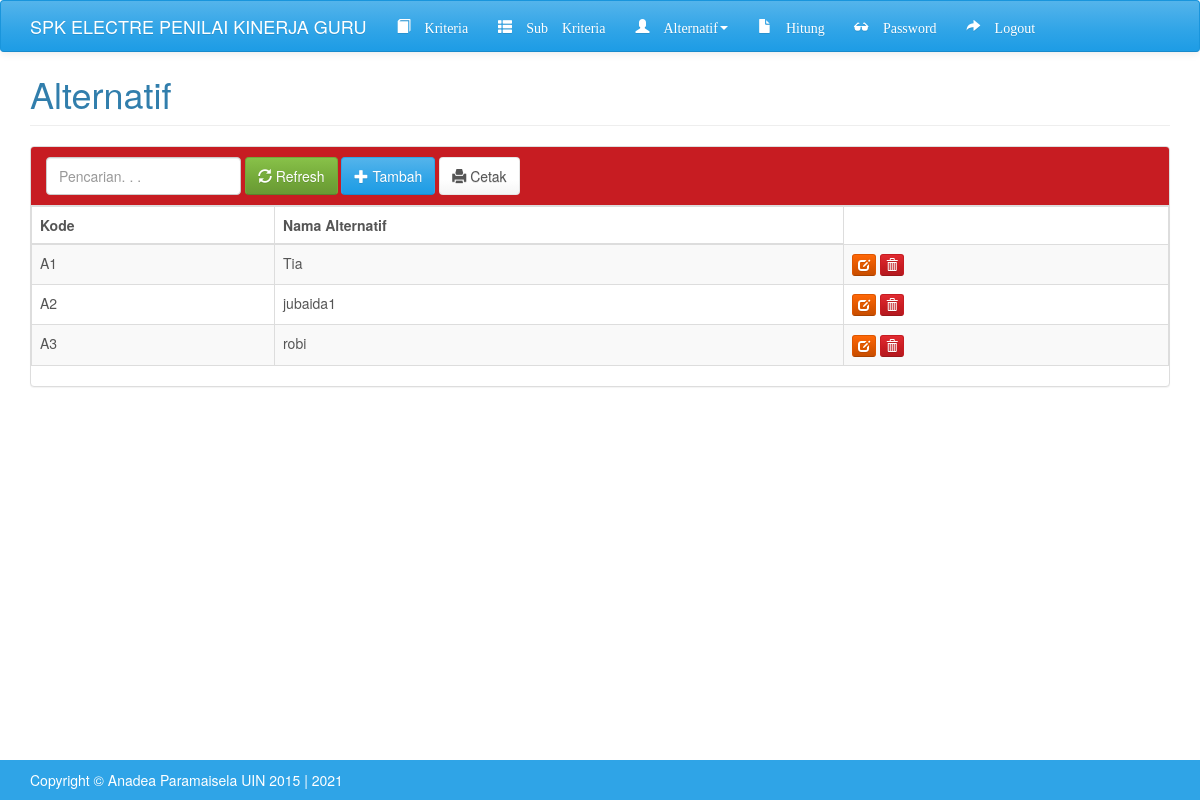
Page /index.php?m=alternatif (signed in) on the committed database.
### tables this page shows
CREATE TABLE `tb_alternatif` (
  `kode_alternatif` varchar(25) NOT NULL,
  `nama_alternatif` varchar(256) DEFAULT NULL
);

### config.php (called while the page is built)
<?php
$config["server"]= 'localhost';
$config["username"]= 'root';
$config["password"]= '';
$config["database_name"]='tugasakhir_electre';

### includes/ez_sql_core.php (called while the page is built, shortened)
<?php
	class ezSQLcore
	{
		var $timers           = array();
		function get_host_port( $host, $default = false )
		{
			$port = $default;
			return array( $host, $port );
		}
		function flush()
		{
			$this->last_result = array();
		}
		function get_results($query=null, $output = OBJECT)
		{
			if ( $query )
			{
				$this->query($query);
			}
			if ( $output == OBJECT )
			{
				return $this->last_result;
			}
		}
		function timer_get_cur()
		{
			list($usec, $sec) = explode(" ",microtime());
			return ((float)$usec + (float)$sec);
		}
		function timer_start($timer_name)
		{
			$this->timers[$timer_name] = $this->timer_get_cur();
		}
		function timer_elapsed($timer_name)
		{
			return round($this->timer_get_cur() - $this->timers[$timer_name],2);
		}
	}

### functions.php (called while the page is built, shortened)
<?php
include'config.php';
include'includes/ez_sql_core.php';
include'includes/ez_sql_mysqli.php';
$db = new ezSQL_mysqli($config['username'], $config['password'], $config['database_name'], $config['server']);
include'includes/general.php';

### includes/general.php (called while the page is built, shortened)
<?php
function esc_field($str){
    if (!get_magic_quotes_gpc())
        return addslashes($str);
    else
        return $str;
}

### includes/ez_sql_mysqli.php (called while the page is built, shortened)
<?php
	$ezsql_mysqli_str = array
	(
		1 => 'Require $dbuser and $dbpassword to connect to a database server',
		2 => 'Error establishing mySQLi database connection. Correct user/password? Correct hostname? Database server running?',
		3 => 'Require $dbname to select a database',
		4 => 'mySQLi database connection is not active',
		5 => 'Unexpected error while trying to select database'
	);
	class ezSQL_mysqli extends ezSQLcore
	{
		function connect($dbuser='', $dbpassword='', $dbhost='localhost', $dbport=false)
		{
			global $ezsql_mysqli_str; $return_val = false;
			if ( ! $dbuser )
			{
				$this->register_error($ezsql_mysqli_str[1].' in '.__FILE__.' on line '.__LINE__);
				$this->show_errors ? trigger_error($ezsql_mysqli_str[1],E_USER_WARNING) : null;
			}
			else
			{
				$this->dbh = new mysqli($dbhost,$dbuser,$dbpassword, '', $dbport);
				if( $this->dbh->connect_errno )
				{
					$this->register_error($ezsql_mysqli_str[2].' in '.__FILE__.' on line '.__LINE__);
					$this->show_errors ? trigger_error($ezsql_mysqli_str[2],E_USER_WARNING) : null;
				}
				else
				{
					$return_val = true;
				}
			}
			return $return_val;
		}
		function query($query)
		{
			$return_val = 0;
			$query = trim($query);
			$this->result = @$this->dbh->query($query);
			if ( preg_match("/^(insert|delete|update|replace|truncate|drop|create|alter|begin|commit|rollback|set|lock|unlock|call)/i",$query) )
			{
				$is_insert = true;
				$this->rows_affected = @$this->dbh->affected_rows;
				if ( preg_match("/^(insert|replace)\s+/i",$query) )
				{
					$this->insert_id = @$this->dbh->insert_id;
				}
				$return_val = $this->rows_affected;
			}
			else
			{
				$is_insert = false;
				$i=0;
				$num_rows=0;
				while ( $row = @$this->result->fetch_object() )
				{
					$num_rows++;
				}
				$this->num_rows = $num_rows;
				$return_val = $this->num_rows;
			}
			return $return_val;
		}
	}

### alternatif.php (the view, shortened to what this page needs)
<div class="page-header">
    <h1>Alternatif</h1>
</div>
<div class="panel panel-danger">
    <div class="panel-heading">
        <form class="form-inline">
            <div class="form-group">
                <input class="form-control" type="text" placeholder="Pencarian. . ." name="q" value="<?=$_GET['q']?>" />
            </div>
            <div class="form-group">
                <button class="btn btn-success"><span class="glyphicon glyphicon-refresh"></span> Refresh</a>
            </div>
            <div class="form-group">
                <a class="btn btn-primary" href="?m=alternatif_tambah"><span class="glyphicon glyphicon-plus"></span> Tambah</a>
            </div>
             <div class="form-group">
            <a class="btn btn-default" target="_blank" href="cetak.php?m=alternatif&q=<?=$_GET['q']?>"><span class="glyphicon glyphicon-print"></span> Cetak</a>
        </div>
        </form>
    </div>
    <div class="oxa">
        <table class="table table-bordered table-hover table-striped">
        <thead>
            <tr>
                <th>Kode</th>
                <th>Nama Alternatif</th>
            </tr>
        </thead>
        <?php
        $q = esc_field($_GET['q']);
             $rows = $db->get_results("SELECT * FROM tb_alternatif
        WHERE  kode_alternatif LIKE '%$q%' OR nama_alternatif LIKE '%$q%'
        ORDER BY kode_alternatif");
        foreach($rows as $row):?>
        <tr>
            <td><?=$row->kode_alternatif ?></td>
            <td><?=$row->nama_alternatif?></td>
            <td class="nw">
                <a class="btn btn-xs btn-warning" href="?m=alternatif_ubah&amp;ID=<?=$row->kode_alternatif?>"><span class="glyphicon glyphicon-edit"></span></a>
                <a class="btn btn-xs btn-danger" href="aksi.php?act=alternatif_hapus&amp;ID=<?=$row->kode_alternatif?>" onclick="return confirm('Hapus data?')"><span class="glyphicon glyphicon-trash"></span></a>
            </td>
        </tr>
        <?php endforeach;
        ?>
        </table>
    </div>
</div>

### assets/css/general.css (style rules this page uses)
html { position: relative; min-height: 100%; }
body { margin-bottom: 70px; }
.nw { white-space: nowrap; }
.page-header { margin-top: 0; padding-bottom: 0; }
.page-header h1 { margin-top: 0; }

### rows in the picture
tb_alternatif: kode_alternatif "A1", nama_alternatif "Tia"
tb_alternatif: kode_alternatif "A2", nama_alternatif "jubaida1"
tb_alternatif: kode_alternatif "A3", nama_alternatif "robi"
